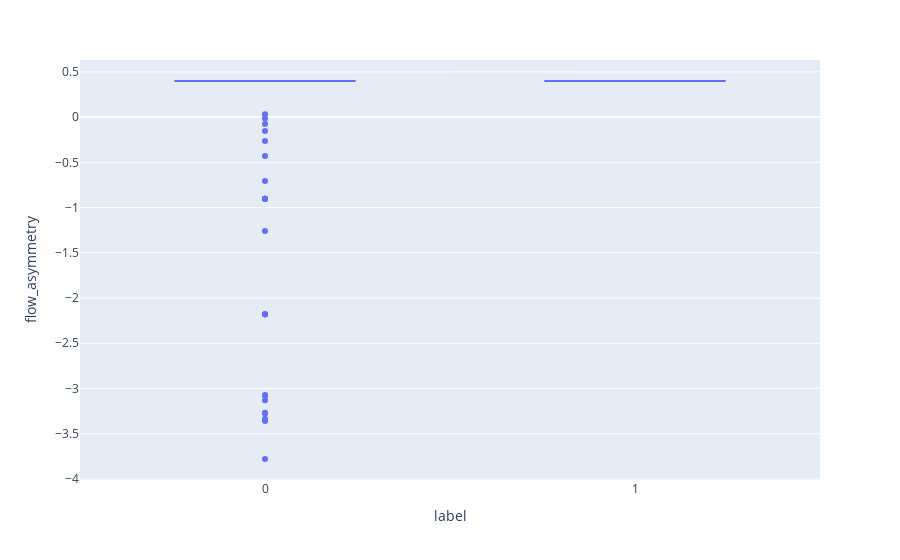

The notebook cell this image was saved under:
### Code cell
px.box(instance_features, x="label", y="flow_asymmetry")

### Figure 1 — Plotly figure (JSON) as saved in the notebook; plotly's stock layout.template omitted (floating-point values rounded to 4 significant figures)
{"data": [{"alignmentgroup": "True", "hovertemplate": "label=%{x}<br>flow_asymmetry=%{y}<extra></extra>", "legendgroup": "", "marker": {"color": "#636efa"}, "name": "", "notched": false, "offsetgroup": "", "orientation": "v", "showlegend": false, "type": "box", "x": ["0", "0", "0", "0", "0", "0", "1", "0", "0", "0", "0", "0", "0", "0", "0", "0", "0", "0", "0", "0", "0", "1", "0", "0", "1", "0", "1", "0", "0", "0", "0", "0", "0", "0", "0", "0", "0", "0", "0", "0", "0", "0", "0", "0", "0", "0", "0", "0", "0", "0", "0", "0", "0", "0", "0", "0", "1", "0", "0", "0", "0", "1", "0", "0", "0", "0", "0", "0", "0", "0", "0", "0", "0", "0", "0", "0", "0", "0", "0", "0", "0", "0", "0", "0", "0", "0", "0", "0", "0", "0", "0", "0", "0", "0", "0", "0", "0", "0", "0", "0", "1", "0", "0", "0", "0", "0", "0", "0", "0", "1", "0", "0", "1", "0", "0", "1", "0", "0", "0", "0", "0", "0", "0", "0", "0", "0", "0", "0"], "x0": " ", "xaxis": "x", "y": [0.3991, 0.3991, 0.3991, 0.3991, 0.3991, -0.4305, 0.3991, -3.36, 0.3991, 0.3991, 0.3991, 0.3991, 0.3991, -3.334, 0.3991, 0.3991, -0.154, 0.3991, 0.3991, 0.3991, -1.26, 0.3991, 0.3991, -3.268, 0.3991, 0.3991, 0.3991, 0.3991, -3.779, 0.3991, 0.3991, 0.3991, 0.3991, 0.3991, 0.3991, -0.07497, -0.2646, 0.3991, 0.3991, 0.3991, 0.3991, 0.3991, 0.3991, 0.3991, 0.3991, 0.3991, -3.276, 0.3991, 0.3991, 0.3991, 0.3991, -3.072, 0.3991, 0.3991, 0.3991, 0.3991, 0.3991, 0.3991, 0.3991, 0.3991, -0.707, 0.3991, 0.3991, -0.9027, 0.3991, -2.179, 0.3991, 0.3991, 0.3991, 0.3991, 0.3991, 0.3991, -0.9027, -0.9027, 0.3991, 0.3991, 0.3991, 0.3991, 0.3991, 0.3991, 0.3991, 0.3991, 0.3991, 0.3991, 0.3991, -2.179, 0.3991, -2.179, 0.3991, 0.3991, 0.3991, 0.3991, 0.3991, 0.03037, 0.3991, -0.9027, 0.3991, 0.3991, 0.3991, 0.3991, 0.3991, -3.081, 0.3991, -2.179, 0.3991, 0.3991, 0.3991, 0.3991, 0.3991, 0.3991, 0.3991, 0.3991, 0.3991, 0.3991, 0.3991, 0.3991, 0.3991, 0.3991, 0.3991, 0.3991, 0.3991, -3.129, 0.3991, 0.3991, 0.3991, 0.3991, -0.01572, 0.3991], "y0": " ", "yaxis": "y"}], "layout": {"boxmode": "group", "legend": {"tracegroupgap": 0}, "margin": {"t": 60}, "xaxis": {"anchor": "y", "domain": [0, 1], "title": {"text": "label"}}, "yaxis": {"anchor": "x", "domain": [0, 1], "title": {"text": "flow_asymmetry"}}}}
